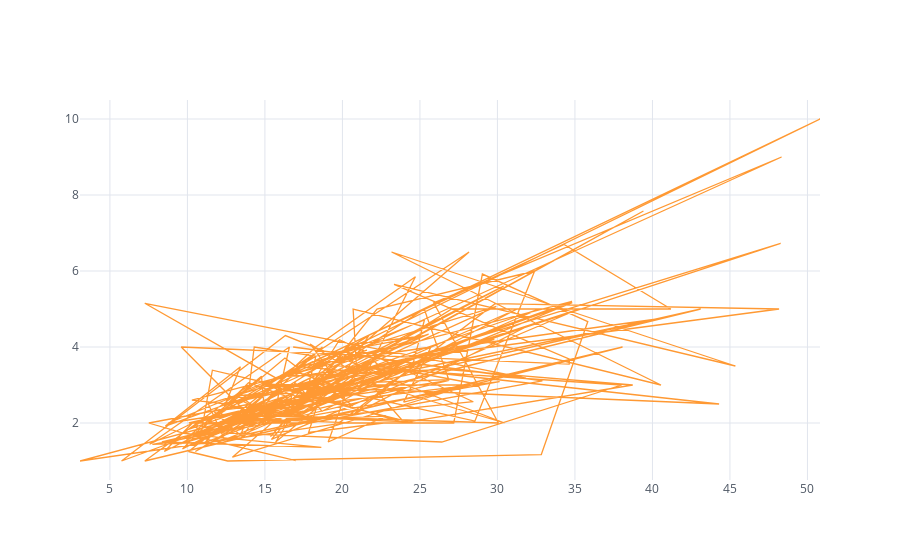

Notebook code cell kept with this figure:
### Code cell
df.iplot(x='total_bill',y='tip',theme='white')

### Figure 1 — Plotly figure (JSON) as saved in the notebook; plotly's stock layout.template omitted (floating-point values rounded to 4 significant figures; data arrays with more than 128 entries replaced by an {"elided": "..."} marker saying what was removed)
{"data": [{"line": {"color": "rgba(255, 153, 51, 1.0)", "dash": "solid", "shape": "linear", "width": 1.3}, "mode": "lines", "name": "tip", "text": "", "type": "scatter", "x": {"elided": "244 float values"}, "y": {"elided": "244 float values"}}], "layout": {"autosize": true, "legend": {"bgcolor": "#FFFFFF", "font": {"color": "#4D5663"}}, "paper_bgcolor": "#FFFFFF", "plot_bgcolor": "#FFFFFF", "title": {"font": {"color": "#4D5663"}}, "xaxis": {"autorange": true, "gridcolor": "#E1E5ED", "range": [3.07, 50.81], "showgrid": true, "tickfont": {"color": "#4D5663"}, "title": {"font": {"color": "#4D5663"}, "text": ""}, "type": "linear", "zerolinecolor": "#E1E5ED"}, "yaxis": {"autorange": true, "gridcolor": "#E1E5ED", "range": [0.5, 10.5], "showgrid": true, "tickfont": {"color": "#4D5663"}, "title": {"font": {"color": "#4D5663"}, "text": ""}, "type": "linear", "zerolinecolor": "#E1E5ED"}}}
